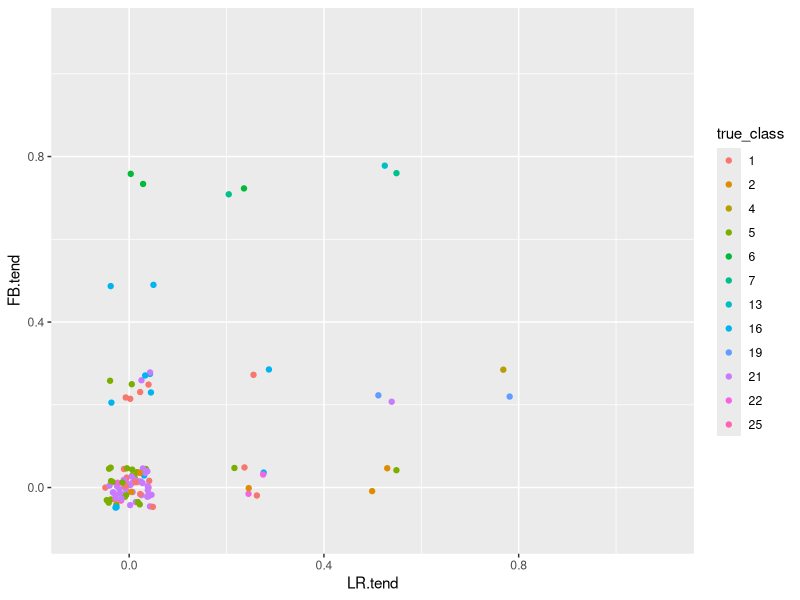
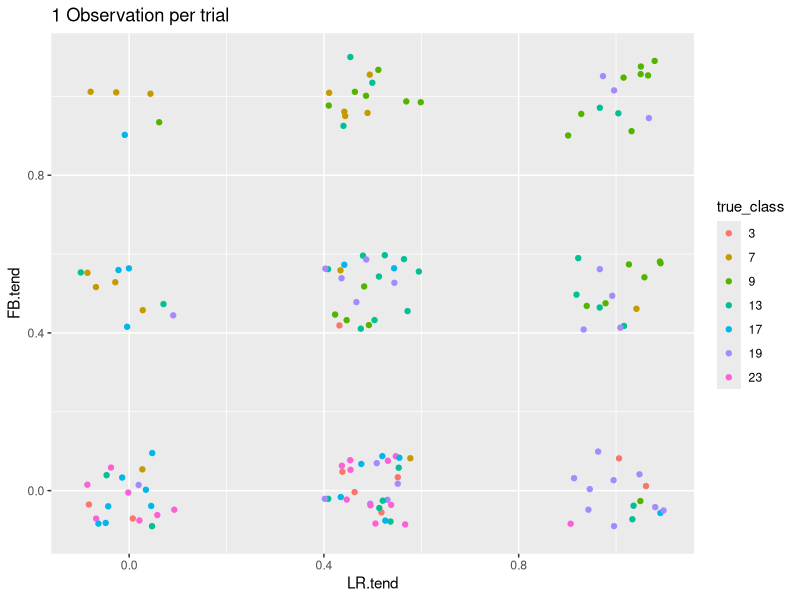
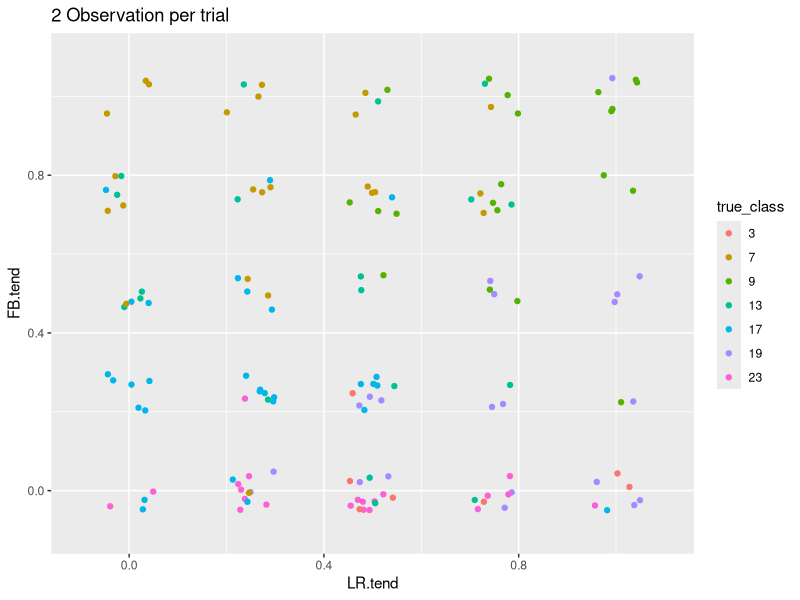
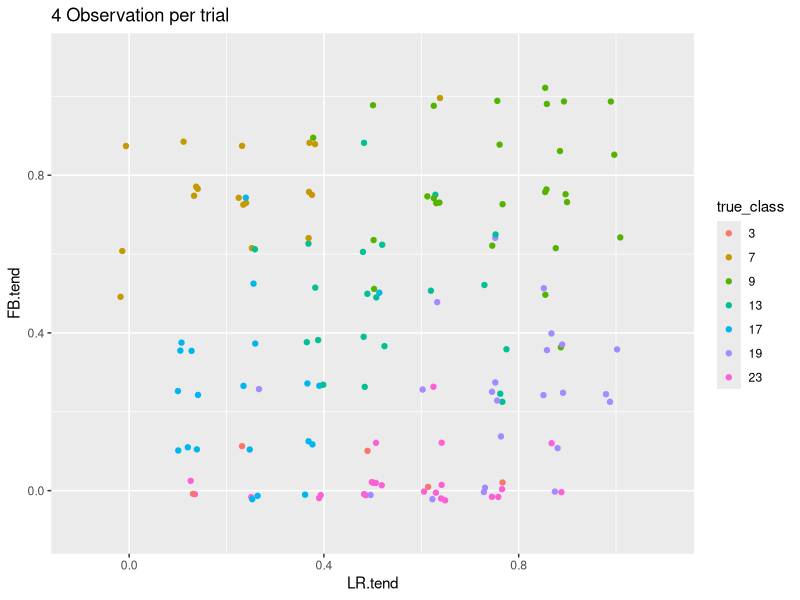
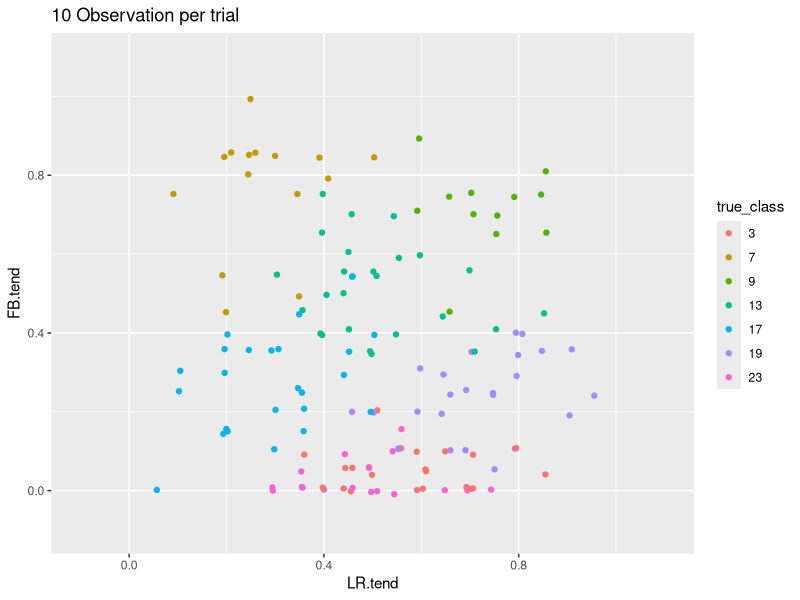
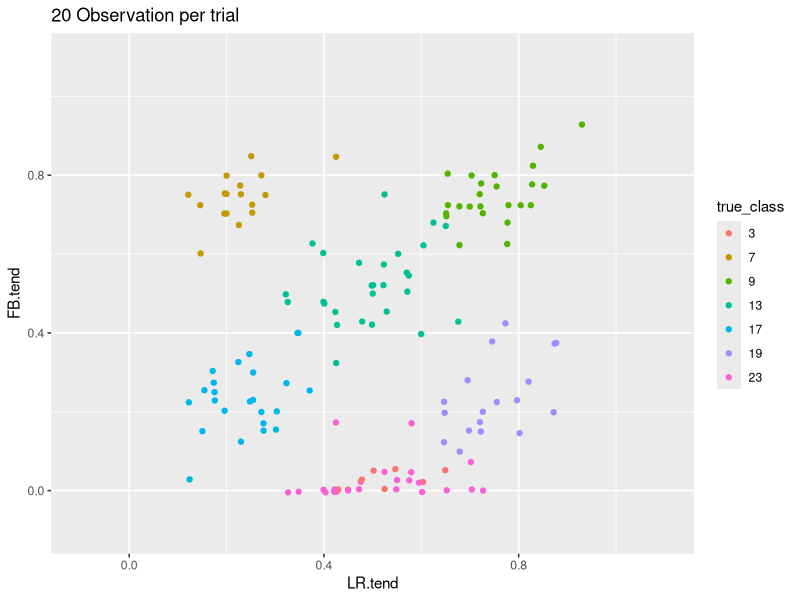
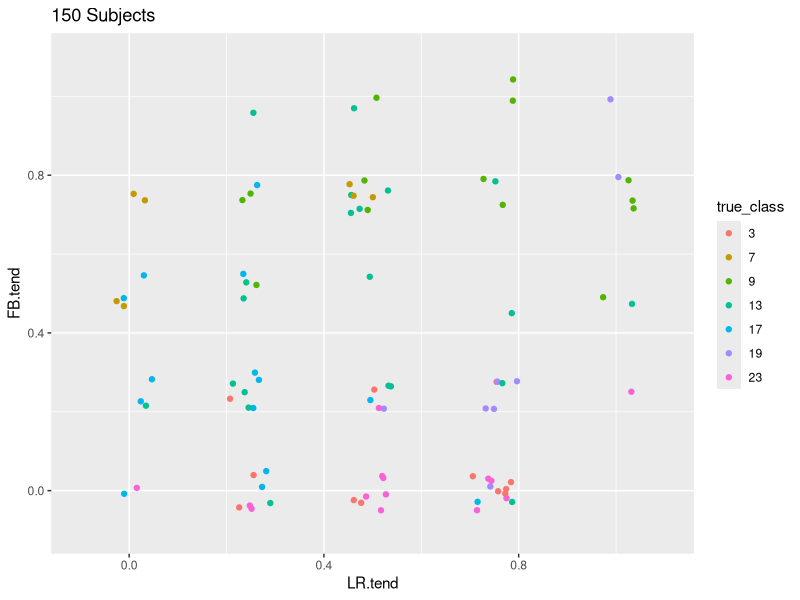
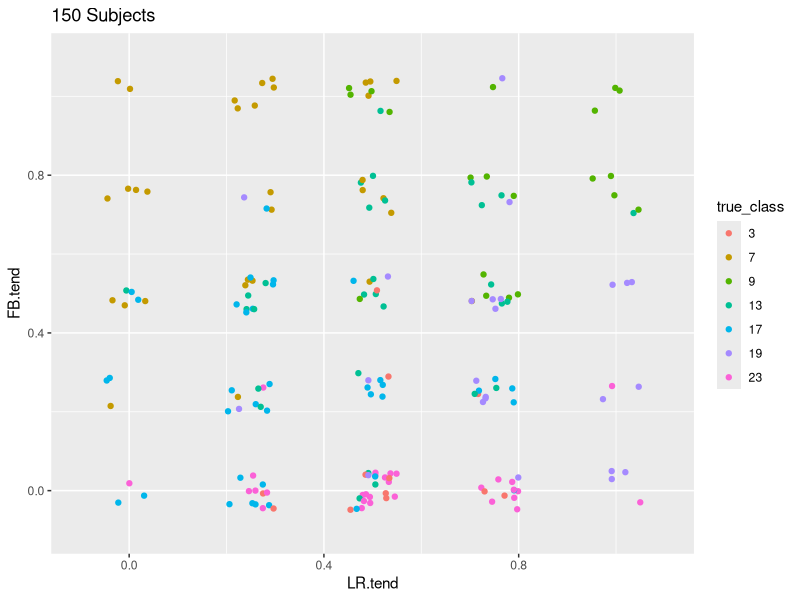

The R source for these figures, in order: (Note: this script raises an error after producing the figures.)
library(dplyr)
library(ggplot2)


make_subj <- function(class, obs_per_trial) {
  # creates a subject of a given class and with number obs_per_trial for each targetPos
  
  ## Creating a class probability distributions
  # From what we could see from the analysis is that there seem to be certain types
  # for perspective choices also depending on FB and LR trials
  # In this work, it is assumed that each subject has an individual percentage to
  # take an egocentric perspective for a given FB or LR trial. 
  # The underlying probabilities for a subject of a certain class, to choose ego-
  # centric for front-back and. Each list entry represents a class and works as follows:
  # c( P(egocentric|FB), P(egocentric|LR) )
  # Assumed are 5 type probabilities: none, low, middle, high and full; representing
  # the probability that a subject uses a egocentric perspective for a trial
  
  # type probabilities with individual difference
  diff <- rnorm(1,0,0.05)
  none <- ifelse(diff<0, 0 ,diff)
  low <- ifelse(0.25+diff<0, 0, 0.25+diff)
  mid <- 0.5+diff
  high <- ifelse(0.75+diff>1, 1, 0.75+diff)
  full <- ifelse(diff>1, 1, diff)
  
  # this results in 25 possible combination of classes
  class_prob <- 
    list(c(full, none), c(full, low), c(full, mid), c(full, high), c(full, full),
         c(high,none),  c(high, low), c(high, mid), c(high, high), c(high, full),
         c(mid,none),   c(mid, low),  c(mid, mid),  c(mid, high),  c(mid, full),
         c(low, none),  c(low, low),  c(low, mid),  c(low, high),  c(low, full),
         c(none, none), c(none, low), c(none, mid), c(none, high), c(none, full))

  subj <- c()
  nam <- c()
  for (pos in c('B', 'F', 'L', 'R')){
    p1 <- class_prob[[class]][1]
    p2 <- class_prob[[class]][2]
    prob <- ifelse(pos == 'B' | pos == 'F', p1, p2)
    for (i in 1:obs_per_trial){
      vec <- rbinom(1, 1,prob)
      nam <- cbind(nam, paste(pos,i,sep = ""))
      subj <- cbind(subj,vec)
    }
  }
  subj <- cbind(subj, class)
  subj <- cbind(subj, diff)
  nam <- cbind(nam, 'true_class')
  nam <- cbind(nam, 'diff')
  colnames(subj)<- nam
  
  return(subj)
}

gen_data <- function(size, obs_per_trial, c_dist){
  # generate the data with given parameters and adds a column true class
  # size : how many subjects will be generated
  # obs_per_trial : how many trails from the same perspective for each subject
  # c_dist : Probability-list of subject being in a certain class (influences number points per cluster)
  # c_prob : probabilities for egocentric choice for the classes (influences where the clusters are)
  c_dist <- c_dist/sum(c_dist)
  n_classes <- length(c_dist)
  subject_classes <- sample(seq(25) , size, replace=TRUE, prob=c_dist)
  df <- data.frame(matrix(ncol = 4*obs_per_trial, nrow = 0))  
  
  for (class in subject_classes){
    subj <- make_subj(class, obs_per_trial)
    #subj <- c(subj, class)
    df <- rbind(df,subj)
  }
  
  df<- df %>%
    mutate('ego.tend' = rowSums(df)/(4*obs_per_trial))%>%
    mutate('FB.tend' = rowSums(df[1:(2*obs_per_trial)])/(2*obs_per_trial))%>%
    mutate('LR.tend' = rowSums(df[(2*obs_per_trial+1):(4*obs_per_trial)])/(2*obs_per_trial))
  df$true_class <- factor(df$true_class)  
    return(df)
}

# The classes should also vary in size and in some cases they are not present at all.
# Class distribution reflects the proportion or size of the classes in the population
# class_dist will be scaled later so can also be of ratio
#(1,1,1,1,2,
# 2,2,2,4,2,
# 1,1,4,2,3,
# 0,1,0,2,2,
# 1,2,3,4,5) 
# Classes 5,6,7 or 8 have on average double the amount of subjects of classes 1,2,3 or 4
# Class 9 is 4 times as big as classes 1,2,3 or 4 and so on.

# The class centroids are on the FB-LR-trend graph are located like this
#
#    1  2  3  4  5
#    6  7  8  9 10
#   11 12 13 14 15
#   16 17 18 19 20
#   21 22 23 24 25
# 
# Trying to recreate the class sizes from the experiment
#                
class_dist <- c( 20,  4,  0,  3, 30,
                 4,  1,  0,  0,  0,
                 0,  0,  1,  0,  0,
                 5,  0,  0,  1,  0,
                 25,  2,  0,  0,  1)

# number of classes
sum(class_dist != 0)

# generate the data with numbers from the experiment
n_subjects = 150
obs_per_trial = 2

test_df <- gen_data(n_subjects, obs_per_trial, class_dist)
# columns explained:
# B1 - R_ : the trials determined by obs_per_trial with values 0 for othercentric
# perspective choice and 1 for egocentric perspective choice
#
# true_class : underlying class for the subject it was simulated from
#
# diff : individual tendency towards egocentric choices. (negatve means tendency to 
# othercentric choices)

# Plot with true classes
ggplot(test_df, aes(LR.tend,FB.tend, color=true_class)) +
  geom_jitter(width=0.05, height=0.05)+
  xlim(-0.1,1.1)+
  ylim(-0.1,1.1)


######
# Influence of parameters with the following class distribution.
# It's a medium difficult setting with slightly overlapping but not directly
# neighboring clusters

class_dist_animation <-
  c( 0,  0,  1,  0,  0,
     0,  1,  0,  1,  0,
     0,  0,  1,  0,  0,
     0,  1,  0,  1,  0,
     0,  0,  1,  0,  0)

## Observations per trial
for (obs in c(1,2,4,10,20)){
  data_animation_o <- gen_data(n_subjects, obs, class_dist_animation)
  Sys.sleep(1) # give the cpu time to build the datasets
  ggo <- ggplot(data_animation_o, aes(LR.tend,FB.tend, color=true_class)) +
    geom_jitter(width=0.1/obs, height=0.1/obs)+
    xlim(-0.1,1.1)+
    ylim(-0.1,1.1)+
    labs(title = paste(obs, 'Observation per trial'))
  print(ggo)
  Sys.sleep(0.5)
}
# 1 obs. per trial make mixed clusters. Any clustering or latent class algorithm would
# classify subject often into the wrong clusters. More obs. lower the mixing in
# a cluster

## Number of subjects
for (n_subjects_s in c(100, 200, 500, 1000)){
  data_animation_s <- gen_data(n_subjects_s, obs_per_trial, class_dist_animation)
  Sys.sleep(1) # give the cpu time to build the datasets
  ggs <- ggplot(data_animation_s, aes(LR.tend,FB.tend, color=true_class)) +
    geom_jitter(width=0.1/obs_per_trial, height=0.1/obs_per_trial)+
    xlim(-0.1,1.1)+
    ylim(-0.1,1.1)+
    labs(title = paste(n_subjects, 'Subjects'))
  print(ggs)
  Sys.sleep(0.5)
}
# More subjects do not help with correctly identifying a true class, but can
# still help with identifying the position of centroids


## Combination of both
for (obs_c in c(1,2,5,10, 20)){
  for (n_subjects_c in c(100, 200, 500, 1000, 2000)){
    data_animation_c <- gen_data(n_subjects_c, obs_c, class_dist_animation)
    Sys.sleep(1) # give the cpu time to build the datasets
    ggc <- ggplot(data_animation_c, aes(LR.tend,FB.tend, color=true_class)) +
      geom_jitter(width=0.1/obs_c, height=0.1/obs_c)+
      xlim(-0.1,1.1)+
      ylim(-0.1,1.1)+
      labs(title = paste(n_subjects_c, 'Subjects and', obs_c, 'Observations' ))
    print(ggc)
    Sys.sleep(0.5)
  }
}
  
### Scenarios

# To test the ability of a method to find clusters, different scenarios will be
# created. They are categorized by the amount of mixing. Noise will be introduced
# either via using more classes with mid, low and high chances or by changing
# the values for type probabilities. 

n_subjects_sc = 200 # number of subjects for the scenarios
obs_per_trial_sc <- 2 # number of obs. per trial for the scenarios

# Easy scenarios with increasing difficulty
## Subjects have very clear tendencies, cluster centroids far apart, few classes

# Easy_1
sc_name <- 'Easy_1'
class_dist_easy_1 <-
  c( 1,  0,  0,  0,  1,
     0,  0,  0,  0,  0,
     0,  0,  0,  0,  0,
     0,  0,  0,  0,  0,
     1,  0,  0,  0,  1)

data_easy_1 <- gen_data(n_subjects_sc, obs_per_trial_sc, class_dist_easy_1)
ggplot(data_sc1, aes(LR.tend,FB.tend, color=true_class)) +
  geom_jitter(width=0.03, height=0.03)+
  xlim(-0.1,1.1)+
  ylim(-0.1,1.1)+
  labs(title = sc_name)

# Easy_2
sc_name <- 'Easy_2'
class_dist_easy_2 <-
  c( 1,  0,  0,  0,  0,
     0,  0,  0,  0,  0,
     0,  0,  0,  0,  1,
     0,  0,  0,  0,  0,
     0,  1,  0,  0,  0)

data_easy_2 <- gen_data(n_subjects_sc, obs_per_trial_sc, class_dist_easy_2)
ggplot(data_easy_2, aes(LR.tend,FB.tend, color=true_class)) +
  geom_jitter(width=0.03, height=0.03)+
  xlim(-0.1,1.1)+
  ylim(-0.1,1.1)+
  labs(title = sc_name)

# Easy_3
sc_name <- 'Easy_3'
class_dist_easy_3 <-
  c( 0,  0,  1,  0,  0,
     0,  0,  0,  0,  0,
     1,  0,  0,  0,  1,
     0,  0,  0,  0,  0,
     0,  0,  1,  0,  0)

data_easy_3 <- gen_data(n_subjects_sc, obs_per_trial_sc, class_dist_easy_3)
ggplot(data_easy_3, aes(LR.tend,FB.tend, color=true_class)) +
  geom_jitter(width=0.03, height=0.03)+
  xlim(-0.1,1.1)+
  ylim(-0.1,1.1)+
  labs(title = sc_name)

# Medium scenarios



